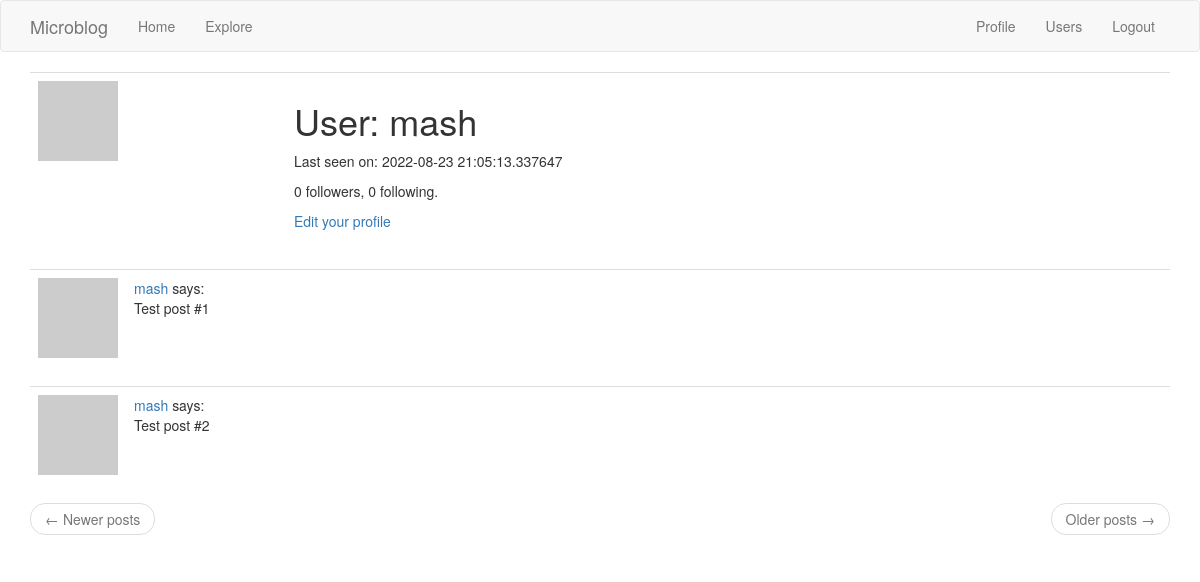
The page /user/mash (signed in) on the database as committed earlier.
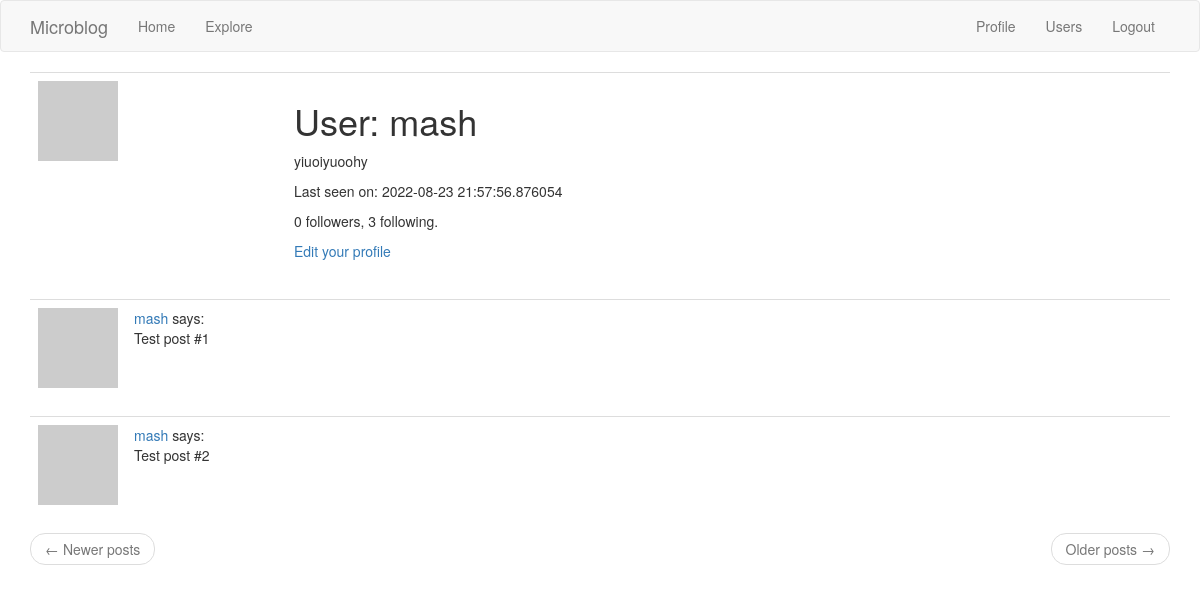
The same page on the database as committed later.
### app/models.py (models this page shows, shortened)
class User(UserMixin, db.Model):
    id = db.Column(db.Integer, primary_key=True)
    username = db.Column(db.String(64), index=True, unique=True)
    email = db.Column(db.String(120), index=True, unique=True)
    password_hash = db.Column(db.String(128))
    about_me = db.Column(db.String(255))
    last_seen = db.Column(db.DateTime, default=datetime.utcnow)
    posts = db.relationship('Post', backref='author', lazy='dynamic')
    followed = db.relationship(
        'User', secondary=followers,
        primaryjoin=(followers.c.follower_id == id),
        secondaryjoin=(followers.c.followed_id == id),
        backref=db.backref('followers', lazy='dynamic'), lazy='dynamic')
    def avatar(self, size):
        digest = md5(self.email.lower().encode('utf-8')).hexdigest()
        return f'https://www.gravatar.com/avatar/{digest}?d=identicon&s={size}'

### app/routes.py (the view)
@app.route('/user/<username>')
@login_required
def user(username):
    user = User.query.filter_by(username=username).first_or_404()
    posts = [
        {'author': user, 'body': 'Test post #1'},
        {'author': user, 'body': 'Test post #2'}
    ]
    form = EmptyForm()
    return render_template('user.html', user=user, posts=posts, form=form)

### app/models.py (called while the page is built)
@login.user_loader
def load_user(id_db):
    return User.query.get(int(id_db))

### app/routes.py (called while the page is built)
@app.before_request
def before_request():
    if current_user.is_authenticated:
        current_user.last_seen = datetime.utcnow()
        db.session.commit()

### app/templates/user.html (shortened to what this page needs)
{% extends "base.html" %}
{% block app_content %}
<table class="table table-hover">
    <tr>
        <td width="256px"><img src="{{ user.avatar(256) }}"></td>
        <td>
            <h1>User: {{ user.username }}</h1>
            {% if user.about_me %}<p>{{ user.about_me }}</p>{% endif %}
            {% if user.last_seen %}<p>Last seen on: {{ user.last_seen }}</p>{% endif %}
            <p>{{ user.followers.count() }} followers, {{ user.followed.count() }} following.</p>
            {% if user == current_user %}
            <p><a href="{{ url_for('edit_profile') }}">Edit your profile</a></p>
            {% endif %}
        </td>
    </tr>
</table>
{% for post in posts %}
{% include '_post.html' %}
{% endfor %}
<nav aria-label="...">
    <ul class="pager">
        <li class="previous{% if not prev_url %} disabled{% endif %}">
            <a href="{{ prev_url or '#' }}">
                <span aria-hidden="true">&larr;</span> Newer posts
            </a>
        </li>
        <li class="next{% if not next_url %} disabled{% endif %}">
            <a href="{{ next_url or '#' }}">
                Older posts <span aria-hidden="true">&rarr;</span>
            </a>
        </li>
    </ul>
</nav>
{% endblock %}

### app/templates/base.html (shortened to what this page needs)
{% extends 'bootstrap/base.html' %}
{% block navbar %}
<nav class="navbar navbar-default">
    <div class="container">
        <div class="navbar-header">
            <a class="navbar-brand" href="{{ url_for('index') }}">Microblog</a>
        </div>
        <div class="collapse navbar-collapse" id="bs-example-navbar-collapse-1">
            <ul class="nav navbar-nav">
                <li><a href="{{ url_for('index') }}">Home</a></li>
                <li><a href="{{ url_for('explore') }}">Explore</a></li>
            </ul>
            <ul class="nav navbar-nav navbar-right">
                {% if current_user.is_anonymous %}
                <li><a href="{{ url_for('login') }}">Login</a></li>
                {% else %}
                <li><a href="{{ url_for('user', username=current_user.username) }}">Profile</a></li>
                <li><a href="{{ url_for('users') }}">Users</a></li>
                <li><a href="{{ url_for('logout') }}">Logout</a></li>
                {% endif %}
            </ul>
        </div>
    </div>
</nav>
{% endblock %}
{% block content %}
<div class="container">
    {% block app_content %}{% endblock %}
</div>
{% endblock %}

### app/templates/_post.html
<table class="table table-hover">
    <tr>
        <td width="70px">
            <a href="{{ url_for('user', username=post.author.username) }}">
                <img src="{{ post.author.avatar(70) }}"/>
            </a>
        </td>
        <td>
            <a href="{{ url_for('user', username=post.author.username) }}">
                {{ post.author.username }}
            </a>
            says:
            <br>
            {{ post.body }}
        </td>
    </tr>
</table>

Rows that differ between the two databases and show on the page:
changed User "mash": about_me (not shown) → "yiuoiyuoohy"; last_seen "2022-08-23 21:05:13.337647" → "2022-08-23 21:57:56.876054"
Other text that changed with them:
{{ user.followed.count() }}: "0" → "3"
